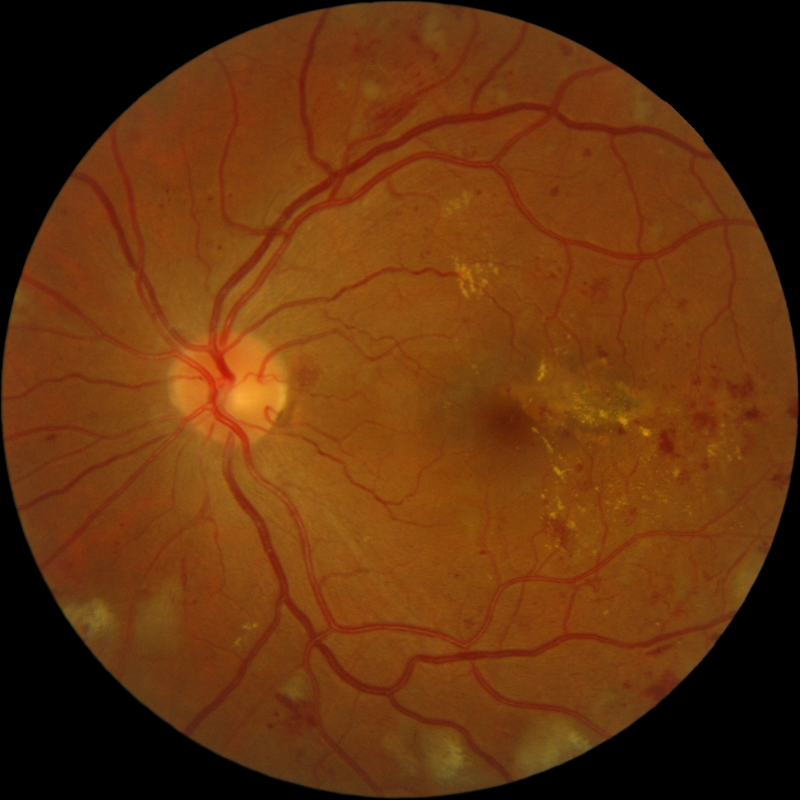
#> input picture Messidor/Severe/20051214_57154_0100_PP.tif, 800 x 800 px, found by its file name; its folder holds 2 pictures in this run
$ jupyter execute --allow-errors Segmentation_of_lesions_and_vessels.ipynb
#> lines starting #> are read from the running program, lines starting #| are printed output that depends on the picture
# This notebook consists of code used for segmentation of different parts of the retina.

### Segmentation is very useful for further analysis of any lesions or for grading of Diabetic Retinopathy.
The blood vessel flow comes in use to know the condition of Neovascularisation(In which some external vessels grow up and cause vision blockage). Red Dots are the initial symtoms of this disease that shouldn't be ignored. Exudates arise if the disease becomes severe and can lead to Neovascularisation.

#### Here I have segmented the blood vessels, exudates and red dots from the retinal fundus photographs having retinopathy.
#### OpenCV consists of many functions that are used for image analysis and helps us to perform different operations on images.

[cell 1]
import os
import cv2
import matplotlib.pyplot as plt

## 1.) Segmenting Blood Vessels

[cell 2]
path_1 = "Messidor_Kaggle/Messidor/train_data/No_DR/"

#> (a cell that did not finish here is left out)

### This function "segment_vessels" takes image as input and generates a series of images corresponding to each step used for segmenation of the vessels.

[cell 4]
# [95 lines left out: function segment_vessels, not called in this run]

#> (a cell that did not finish here is left out)

#> (a cell that did not finish here is left out)

## 2.) Segmenting Exudates

[cell 7]
path_2 = "Messidor_Kaggle/Messidor/train_data/Severe/"

[cell 8]
images = os.listdir(path_2)

### This function "segment_exudates" takes image as input and generates a series of images corresponding to each step used for segmenation of the hard/soft exudates.

[cell 9]
def segment_exudates(path):
    """
    Here we are going to segment the Exudates by using certain filters.


    I followed this pipeline to segment the exudates:

    1.)  Convert the image from BGR to RGB color scale to view it correctly.
    2.)  Extract the green channel from the RGB image as green channel clearly seperates out the vessels and exudates in the
         retina.
    3.)  Apply Morphological operations from opencv. Here I applied Closing operation. Closing is an operation that includes
         Dilation followed by Erosion. Dilation means to increase the boundary areas and Erosion means to reduce/erode
         the boundary areas. Thus Closing helps in removing or closing the holes/black points in the objects.
    4.)  Convert the resulting image into a binary image using thresholding segment the exudate region.
    5.)  Use some shape to hide the optic disc. (We can mask the disc also)
    6.)  Then plot the final image in gray scale to view the segmented output.
    """

    # Step 1
    image_bgr = cv2.imread(path_temp+sample_image_2)
    image_rgb = cv2.cvtColor(image_bgr, cv2.COLOR_BGR2RGB)

    # Step 2
    image_g = image_rgb[:,:,1]

    # Step 3
    kernel = np.ones((10,10))
    image_closing = cv2.morphologyEx(image_g, cv2.MORPH_CLOSE, kernel)

    # Step 4
    retval, binary = cv2.threshold(image_closing, 87, 200, cv2.THRESH_BINARY)

    # Step 5
    cv2.circle(binary, (135,420), 50, (0,0,0), -1)

    # Step 6
    f = plt.figure(figsize=(17,12))

    print(" ")
    f.add_subplot(2,2,1)
    plt.title("RGB Image")
    plt.imshow(image_rgb)

    f.add_subplot(2,2,2)
    plt.title("Green Channel Image")
    plt.imshow(image_g, cmap="gray")

    f.add_subplot(2,2,3)
    plt.title("Closing Image")
    plt.imshow(image_closing, cmap="gray")

    f.add_subplot(2,2,4)
    plt.title("Optic disc hidden Binary Image")
    plt.imshow(binary, cmap="gray")

    plt.show()

[cell 10]
sample_image_2 = images[0]

#> (a cell that did not finish here is left out)

## 3.) Segmenting Red Dots

[cell 12]
path_3 = "Messidor_Kaggle/Messidor/train_data/Severe/"

[cell 13]
images = os.listdir(path_3)

### This function "segment_red_dots" takes image as input and generates a series of images corresponding to each step used for segmenation of Microaneurysms.

[cell 14]
def segment_red_dots(path):
    """
    Here we are going to segment the Microaneurysms and haemorrhages by using certain filters.


    I followed this pipeline to segment the them:

    1.)  Convert the image from BGR to RGB color scale to view it correctly.
    2.)  Extract the green channel from the RGB image as green channel clearly seperates out the vessels and dots in the
         retina.
    3.)  To smoothen out the image and highlight the intensity rich regions we will apply the CLAHE filter(Contrast Limited
         Adaptive Histogram Equalization)

    4.)  Apply the canny edge detector to detect the edges and intensity variations (gradients/changes in intensity).

    5.)  Apply Morphological operations from opencv. Here I applied Closing followed by Opening operation.
         Closing is an operation that includes Dilation followed by Erosion. Dilation means to increase the boundary
         areas and Erosion means to reduce/erode the boundary areas.
         Opening is an operation that includes Erosion followed by Dilation. Erosion means to reduce/erode the boundary
         areas and Dilation means to increase the boundary areas.
         Thus Closing helps in removing or closing the holes/black points in the objects in the canny image.
         And Opening helps in catching the holes closed by Closing operation.

    6.)  Then plot the final image in gray scale to view the segmented output.
    """

    # Step 1
    img_bgr = cv2.imread(path_3 + sample_image_3)
#> img_bgr is the input picture: shape (800, 800, 3); mean B, G, R 13.2, 50.5, 99.8
    img_rgb = cv2.cvtColor(img_bgr, cv2.COLOR_BGR2RGB)

    # Step 2
    img_g = img_rgb[:,:,1]
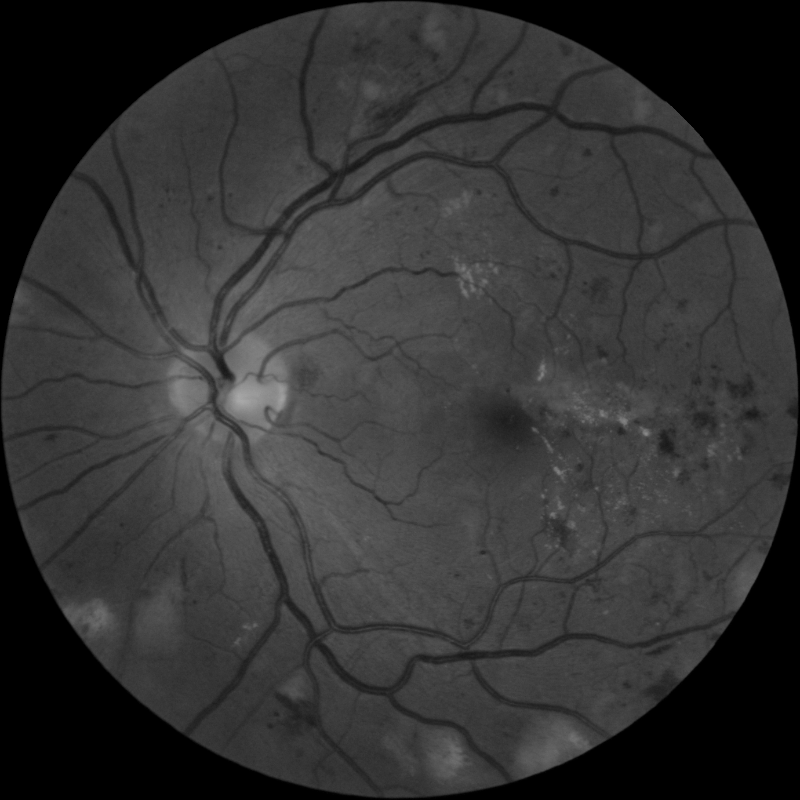
#> img_g: shape (800, 800); min 0, max 169, mean 50.5

    # Step 3
    clahe = cv2.createCLAHE(clipLimit = 6)
    img_clahe = clahe.apply(img_g)
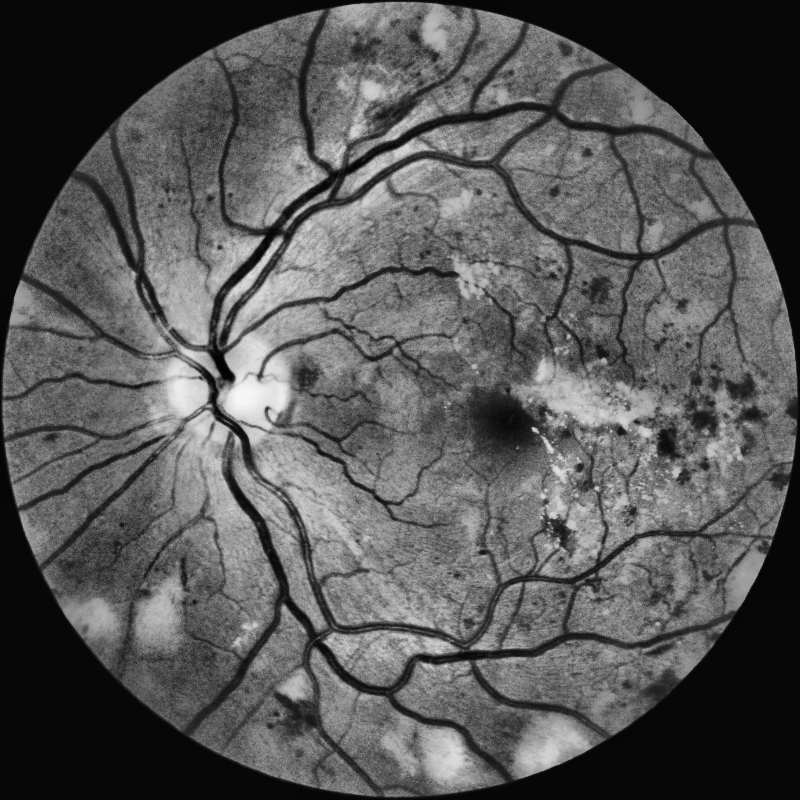
#> img_clahe: shape (800, 800); min 2, max 247, mean 86.5

    # Step 4
    img_edges = cv2.Canny(img_clahe, 130, 150)
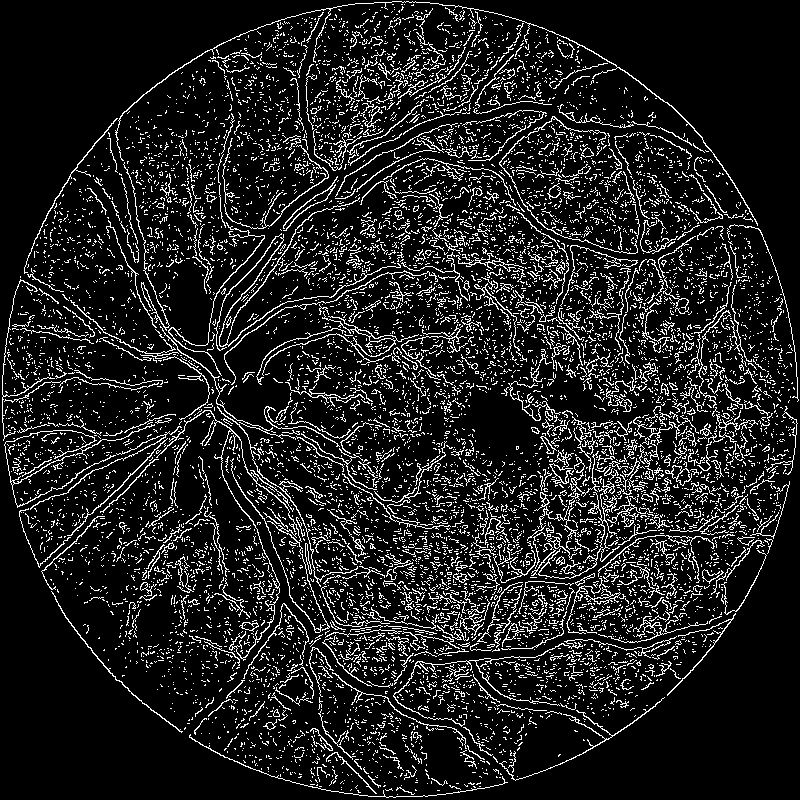
#> img_edges: shape (800, 800); 12.2% white in thin lines or dots

    # Step 5
    # Closing
    kernel = np.ones((2,2))
    image_closing = cv2.morphologyEx(img_edges, cv2.MORPH_CLOSE, kernel)

    # Opening
    kernel = np.ones((5,5))
    image_opening = cv2.morphologyEx(image_closing, cv2.MORPH_OPEN, kernel)

    # Step 6
    f = plt.figure(figsize=(17,12))

    print(" ")
    f.add_subplot(2,3,1)
    plt.title("RGB Image")
    plt.imshow(img_rgb)

    f.add_subplot(2,3,2)
    plt.title("Green Channel Image")
    plt.imshow(img_g, cmap="gray")

    f.add_subplot(2,3,3)
    plt.title("CLAHE Filtered Image")
    plt.imshow(img_clahe, cmap="gray")

    f.add_subplot(2,3,4)
    plt.title("Canny Edge Image")
    plt.imshow(img_edges, cmap="gray")

    f.add_subplot(2,3,5)
    plt.title("Closing Image")
    plt.imshow(image_closing, cmap="gray")

    f.add_subplot(2,3,6)
    plt.title("Opening Image")
    plt.imshow(image_opening, cmap="gray")

    plt.show()
